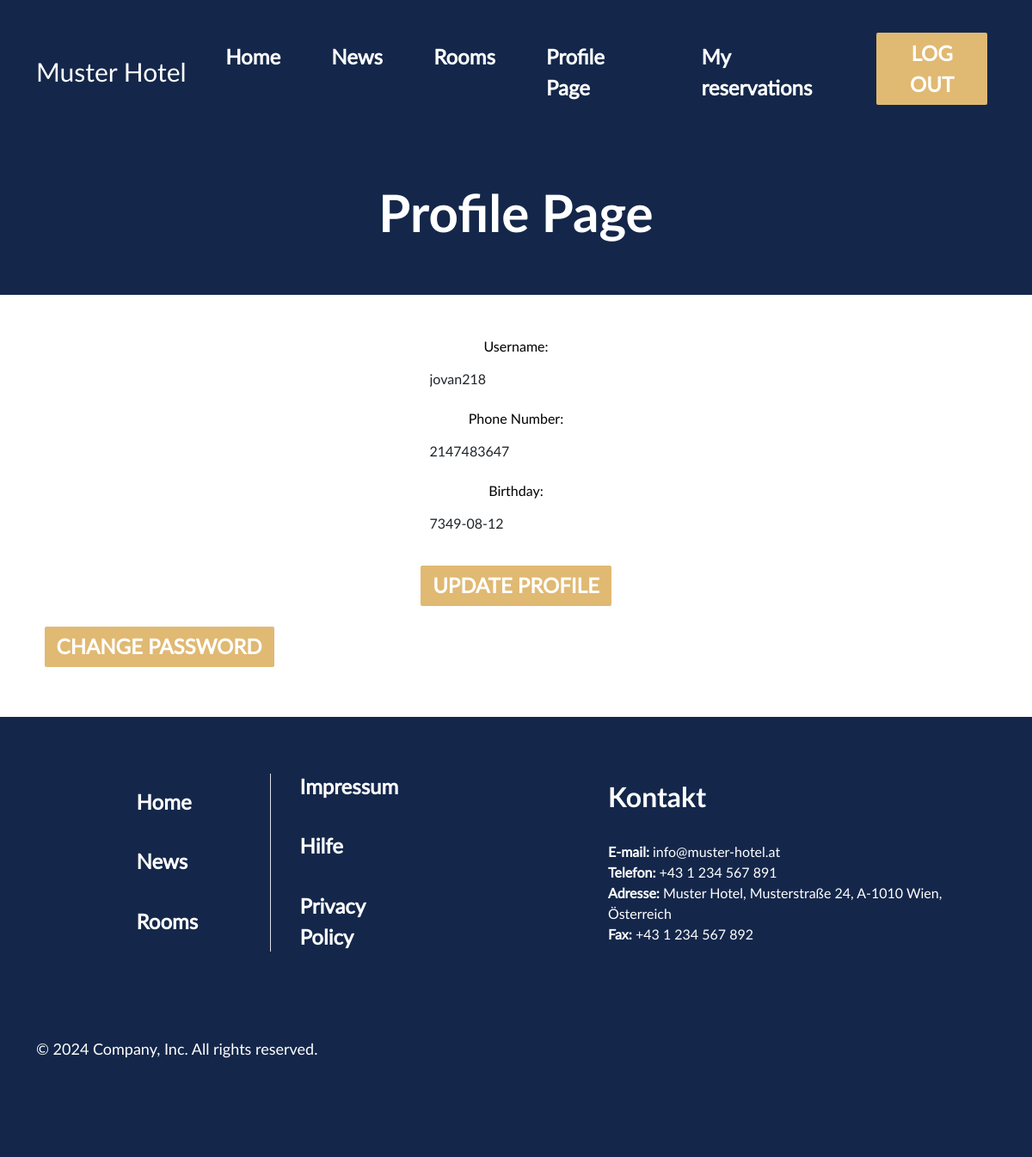
Screenshot of /profile.php (signed in) with the database file from the repository.
### tables this page shows
CREATE TABLE `user1` (
  `id` int(11) NOT NULL,
  `usersLastName` varchar(50) NOT NULL,
  `usersFirstName` varchar(50) NOT NULL,
  `usersUid` varchar(50) NOT NULL,
  `usersEmail` varchar(100) NOT NULL,
  `usersPassword` varchar(255) DEFAULT NULL,
  `usersPhonenumber` int(11) NOT NULL,
  `usersBirthday` date NOT NULL,
  `usersType` varchar(20) DEFAULT NULL
);

### profile.php (the view)
<?php
    include("./include()/navbar.php");
    require("./includes/dbh.php");
    $user = $_SESSION['useruid'];
    $sql = "SELECT * FROM user1 WHERE usersUid = ?";
    $stmt = mysqli_stmt_init($conn);
    if (!mysqli_stmt_prepare($stmt, $sql)) {
        echo "SQL error.";
        exit();
    }
    mysqli_stmt_bind_param($stmt, "s", $user);
    mysqli_stmt_execute($stmt);
    $result = mysqli_stmt_get_result($stmt);
    if ($row = mysqli_fetch_assoc($result)) {
?>
<div class="container-fluid page-title">
  <div clas="row">
    <div class="text-center col-sm-12">
      <h1 class="h1">Profile Page</h1>
    </div>
  </div>
</div>
    <div class="container mt-5">
        <form action="./includes/process-update-profile.php" method="post">
            <div class="mb-3">
                <label for="username" class="form-label">Username:</label>
                <input type="text" class="form-control" id="username" name="username" value="<?php echo htmlspecialchars($row['usersUid']); ?>">
            </div>
            <div class="mb-3">
                <label for="phonenumber" class="form-label">Phone Number:</label>
                <input type="text" class="form-control" id="phonenumber" name="phonenumber" value="<?php echo htmlspecialchars($row['usersPhonenumber']); ?>">
            </div>
            <div class="mb-3">
                <label for="birthday" class="form-label">Birthday:</label>
                <input type="text" class="form-control" id="birthday" value="<?php echo htmlspecialchars($row['usersBirthday']); ?>" readonly>
            </div>
            <button type="submit" class="btn btn-nav btn-outline">Update Profile</button>
        </form>
        <a class="btn btn-nav btn-outline" href="change-password.php">Change Password</a>
    </div>
    <?php include("./include()/footer.php"); ?>
</body>
</html>
<?php
}
?>

### my.css/style.css (style rules this page uses)
:root { --c-white: #ffffff; --c-dirty-white: #f7f7f7; --c-gray: #2a2c2f; --c-dark-blue: #14274a; --c-beige: #e0b973; --c-black: #000000; --font-header: "LatoHeader", sans-serif; --font-body: "LatoBody", sans-serif; --box-shadow: 0px 15px 25px rgb(0, 0, 0, 0.8); --transition: all 0.5s ease; --font-size-h1: clamp(3.5rem, 5vw, 6rem); --font-size-h2: clamp(2.75rem, 4vw, 5rem); --font-size-h3: clamp(2rem, 3.5vw, 3.5rem); --font-size-h4: clamp(1.5rem, 3vw, 2rem); --font-size-h5: clamp(1.25rem, 2.5vw, 2rem); --font-size-h6: clamp(1rem, 2vw, 1.5rem); --font-size-body: clamp(1rem, 2vw, 1.125rem); --font-size-small: clamp(0.875rem, 1.5vw, 1rem); --font-size-btn: clamp(0.875rem, 1.5vw, 1rem); --font-size-footer: clamp(0.75rem, 1vw, 0.875rem); }
body { font-family: var(--font-body); background-color: var(--c-white); color: var(--c-black); max-width: 100vw; }
.btn-nav { font-weight: bold; font-size: var(--font-size-h6); text-transform: uppercase; border-radius: 2px; padding: 0.15em 0.5em; margin: 0.6em 0.4em 0.4em 0.4em; border: 2px solid; }
.btn-outline { border: 2px solid var(--c-beige); color: var(--c-white); background-color: var(--c-beige); border-radius: none; }
a { text-decoration: none; color: var(--c-beige); font-size: var(--font-size-body); }
h1, h2, h3, h4, h5, h6, .h1, .h2, .h3, .h4, .h5, .h6 { font-family: var(--font-header); }
.h1 { margin-top: 1em; margin-bottom: 1em; font-weight: 600; font-size:var(--font-size-h1); color: var(--c-white); }
.page-title { background-color: var(--c-dark-blue); position: relative; display: flex; flex-direction: column; align-items: center; }
form { display: flex; flex-direction: column; justify-content: center; align-items: center; }
.form-control { border: none; font-size: var(--font-size-small); font-family: var(--font-body); }
label { display: block; text-align: center; }

### rows the page displays
user1: username "jovan218", phonenumber "2147483647", usersBirthday "7349-08-12"
